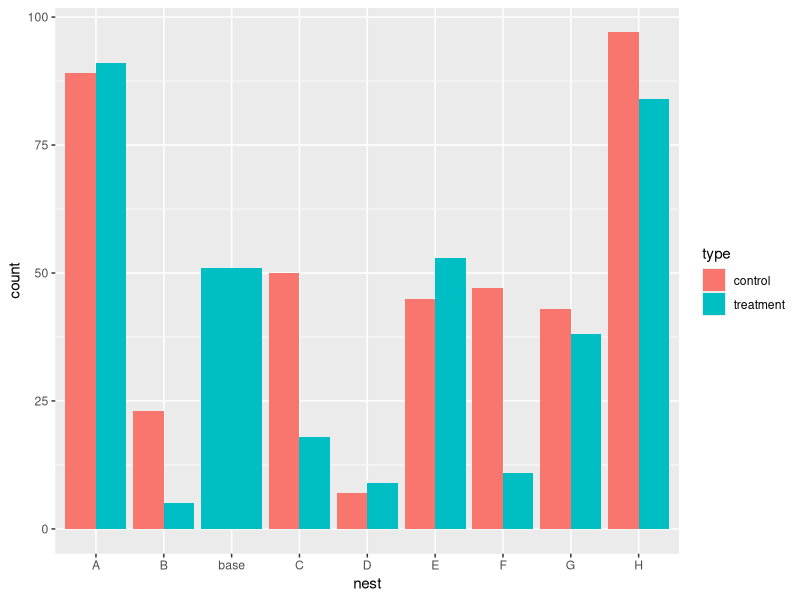
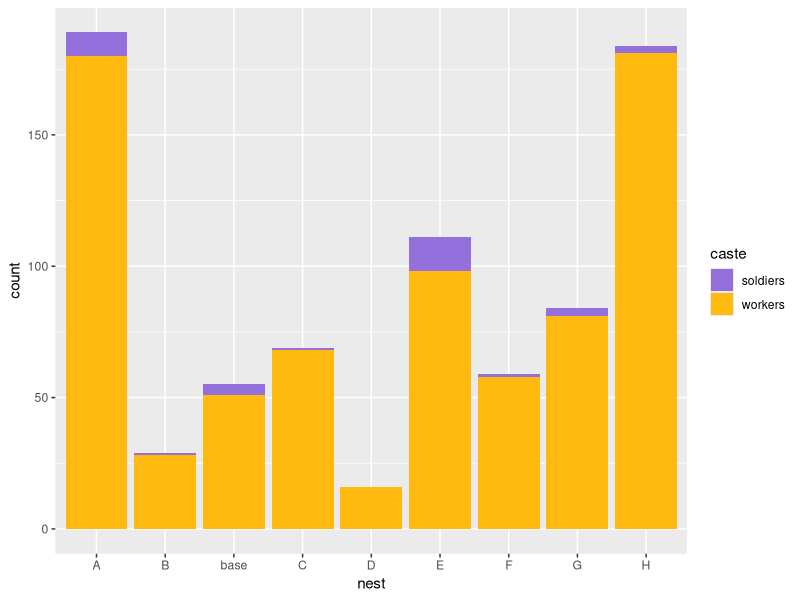
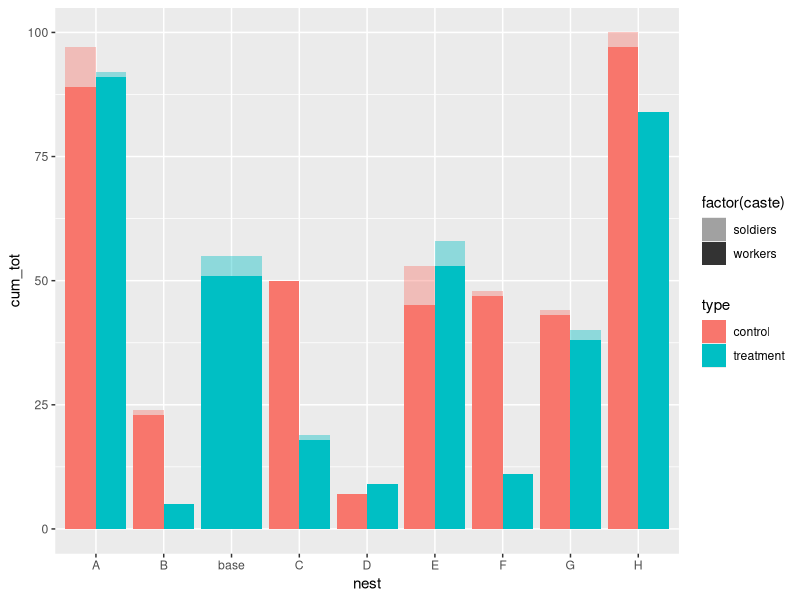

Write R code to recreate these figures, in order.
## ---- chunk 1
library(tidyverse)
library(ggplot2)
## ---- chunk 2
ants_wide <- read_csv("Competition experiment data - Tidy Census.csv")
## ---- chunk 3
# create a data set by making data long
ants <- ants_wide %>% 
  pivot_longer(c(`workers`, `soldiers`, `queen`, `winged queens`, `males`), names_to = "caste", values_to = "count")
## ---- chunk 4
#make a tibble of the colony's nests
pw399 <- ants %>% 
  filter(`colony name` == "PW399", nest != "dead", nest != "outside")
## ---- chunk 5
#bar plot attempt
#https://statisticsglobe.com/draw-grouped-barplot-in-r
#Grouped barplot using ggplot2
#Should compare the two dates in pairs, once that data is collected. I do not know how to make the bars show soldier vs worker. I do not know how to make the key specify which is control and which is competitor. 

pw399 %>% ggplot(                                      
       aes(x = nest,
           y = count,
           fill = type)) +
  geom_bar(stat = "identity",
           position = "dodge")
## ---- chunk 6
#my attempt:
#TODO pair and add queen and brood symbol
#vector for scale fill manual
fills <- c("workers" = "darkgoldenrod1", soldiers = "mediumpurple")
# Stacked
pw399 %>% filter(caste %in% c("workers", "soldiers")) %>% 
  ggplot(aes(fill=caste, y=count, x=nest)) + 
    geom_bar(position="stack", stat="identity")+
  scale_fill_manual(values = fills)
## ---- chunk 7
pw399 %>% filter(caste %in% c("workers", "soldiers")) %>%
  group_by(type, nest) %>% 
  mutate(cum_tot = cumsum(count)) %>% 
  ggplot(aes(nest, cum_tot, fill =type)) + 
  geom_col(data = . %>% filter( caste=="workers"), position = position_dodge(width = 0.9), alpha = 1) +
  geom_col(data = . %>% filter( caste=="soldiers"), position = position_dodge(width = 0.9), alpha = 0.4) +
  geom_tile(aes(y=NA_integer_, alpha = factor(caste))) + 
  scale_alpha_manual(values = c(0.4,1))
